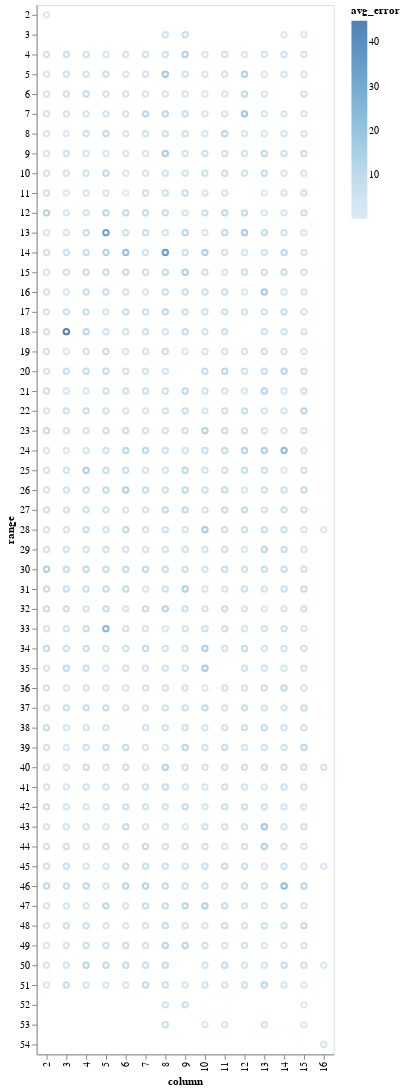

Notebook cell for this chart:
### Markdown cell above
This diagram is 50% overplotted, since each cultivar is planted twice in the plot.  We are only plotting one entry per field plot unit, but there are actually 2 plants in each unit.

### Code cell
import altair as alt
alt.Chart(plotdf).mark_point().encode(
    x='column:O',
    y='range:O',
    color='avg_error',
    tooltip=[
        alt.Tooltip('cultivar:Q', title='Cultivar'),
        alt.Tooltip('avg_error:Q', title='Avg Err')
    ]
)

### Figure 1 — Vega-Lite specification as saved in the notebook (floating-point values rounded to 4 significant figures; data arrays with more than 128 entries replaced by an {"elided": "..."} marker saying what was removed)
{"config": {"view": {"continuousWidth": 400, "continuousHeight": 300}}, "data": {"name": "data-a8e66fcb50bf6eca52bfed773020757d"}, "mark": "point", "encoding": {"color": {"type": "quantitative", "field": "avg_error"}, "tooltip": [{"type": "quantitative", "field": "cultivar", "title": "Cultivar"}, {"type": "quantitative", "field": "avg_error", "title": "Avg Err"}], "x": {"type": "ordinal", "field": "column"}, "y": {"type": "ordinal", "field": "range"}}, "$schema": "https://vega.github.io/schema/vega-lite/v4.0.0.json", "datasets": {"data-a8e66fcb50bf6eca52bfed773020757d": {"elided": "683 records"}}}
